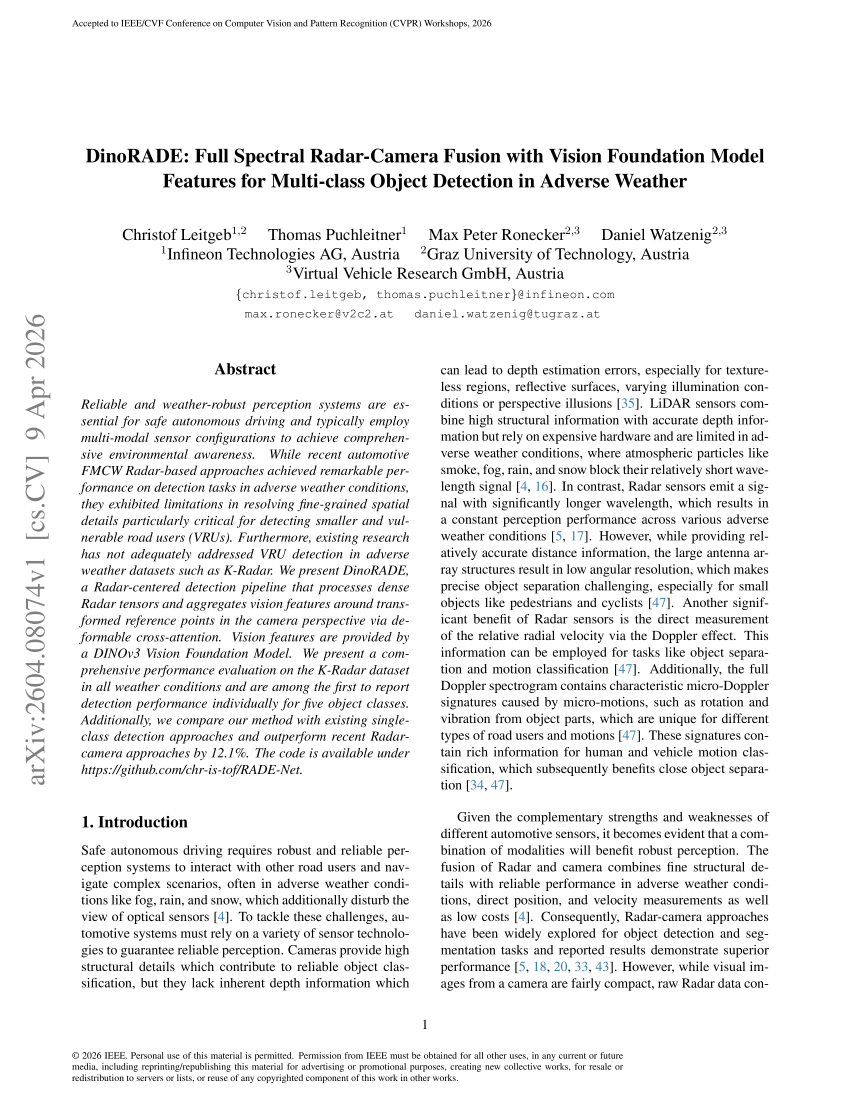
#> input picture skills/group5 张司扬 何瑞敏 叶敦毅 openclaw4ppt/examples/outputs/Dark-ISP/paper_pages/page001.png, 2550 x 3300 px (shown at 1/3 size); its folder holds only this picture in this run
$ python make_contact_sheet.py
#> lines starting #> are read from the running program, lines starting #| are printed output that depends on the picture
#!/usr/bin/env python3
import argparse
import math
import re
from pathlib import Path

from PIL import Image, ImageDraw


PAGE_RE = re.compile(r"page[-]?(\d+)")


def page_number(path):
    match = PAGE_RE.match(path.stem)
    if match:
        return int(match.group(1))
    return 10**9


def main():
    parser = argparse.ArgumentParser()
    parser.add_argument("--pages_dir", default="outputs/paper_pages")
    parser.add_argument("--out", default="outputs/paper_pages/contact_sheet.png")
    parser.add_argument("--thumb_width", type=int, default=320)
    parser.add_argument("--cols", type=int, default=3)
    args = parser.parse_args()

    pages_dir = Path(args.pages_dir)
    files = sorted(list(pages_dir.glob("page-*.png")) + list(pages_dir.glob("page0*.png")), key=page_number)

    if not files:
        raise FileNotFoundError(f"No page-*.png found in {pages_dir}")

    thumbs = []
    for page_path in files:
        img = Image.open(page_path).convert("RGB")
#> img is the input picture: PIL image 2550x3300 RGB; mean R, G, B 238.2, 238.2, 238.2
        ratio = args.thumb_width / img.width
#> ratio = 0.125
        thumb = img.resize((args.thumb_width, int(img.height * ratio)))
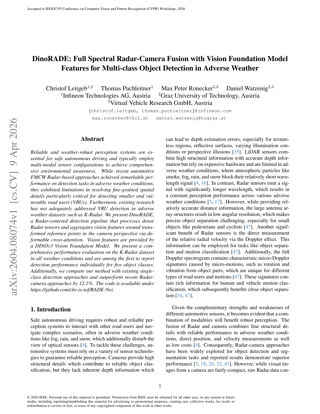
#> thumb: PIL image 320x414 RGB; mean R, G, B 237.6, 237.7, 237.7
        thumbs.append((page_path, thumb))

    pad = 30
    label_h = 30
    cols = args.cols
    rows = math.ceil(len(thumbs) / cols)
#> rows = 1

    cell_w = args.thumb_width + pad
    cell_h = max(thumb.height for _, thumb in thumbs) + label_h + pad
#> cell_h = 474

    sheet = Image.new("RGB", (cols * cell_w + pad, rows * cell_h + pad), "white")
#> sheet: PIL image 1080x504 RGB; every value is 255
    draw = ImageDraw.Draw(sheet)

    for idx, (page_path, thumb) in enumerate(thumbs):
        row = idx // cols
        col = idx % cols
        x = pad + col * cell_w
        y = pad + row * cell_h
        sheet.paste(thumb, (x, y + label_h))
        draw.text((x, y), f"Page {page_number(page_path)}", fill="black")
#> this loop made 1 pass
#> (row, col, x, y) on pass 1: (0, 0, 30, 30)
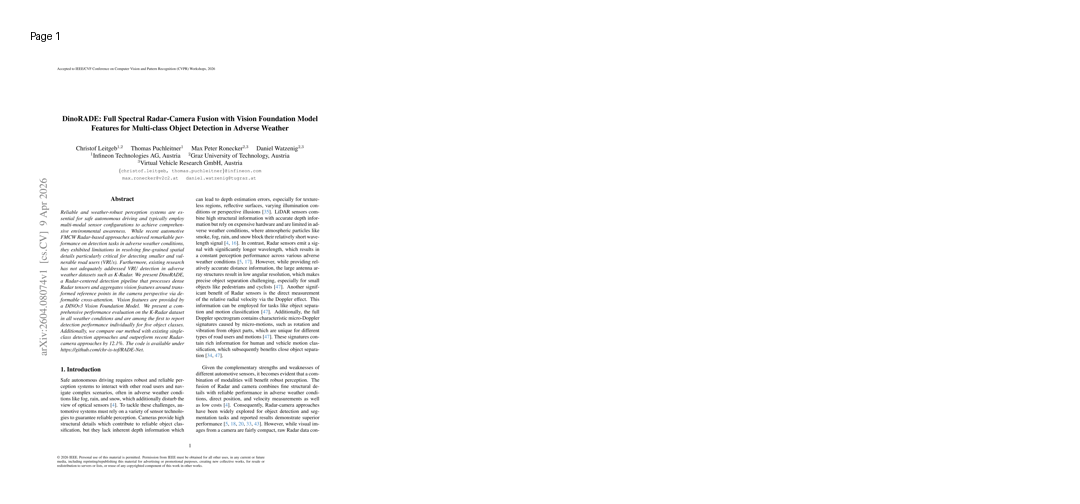
#> sheet: PIL image 1080x504 RGB; mean R, G, B 250.7, 250.7, 250.8

    out = Path(args.out)
    out.parent.mkdir(parents=True, exist_ok=True)
    sheet.save(out)
    print(f"[INFO] Saved contact sheet: {out}")


if __name__ == "__main__":
    main()

$ run again, on skills/group5 张司扬 何瑞敏 叶敦毅 openclaw4ppt/examples/outputs/Dark-ISP/paper_pages/page005.png
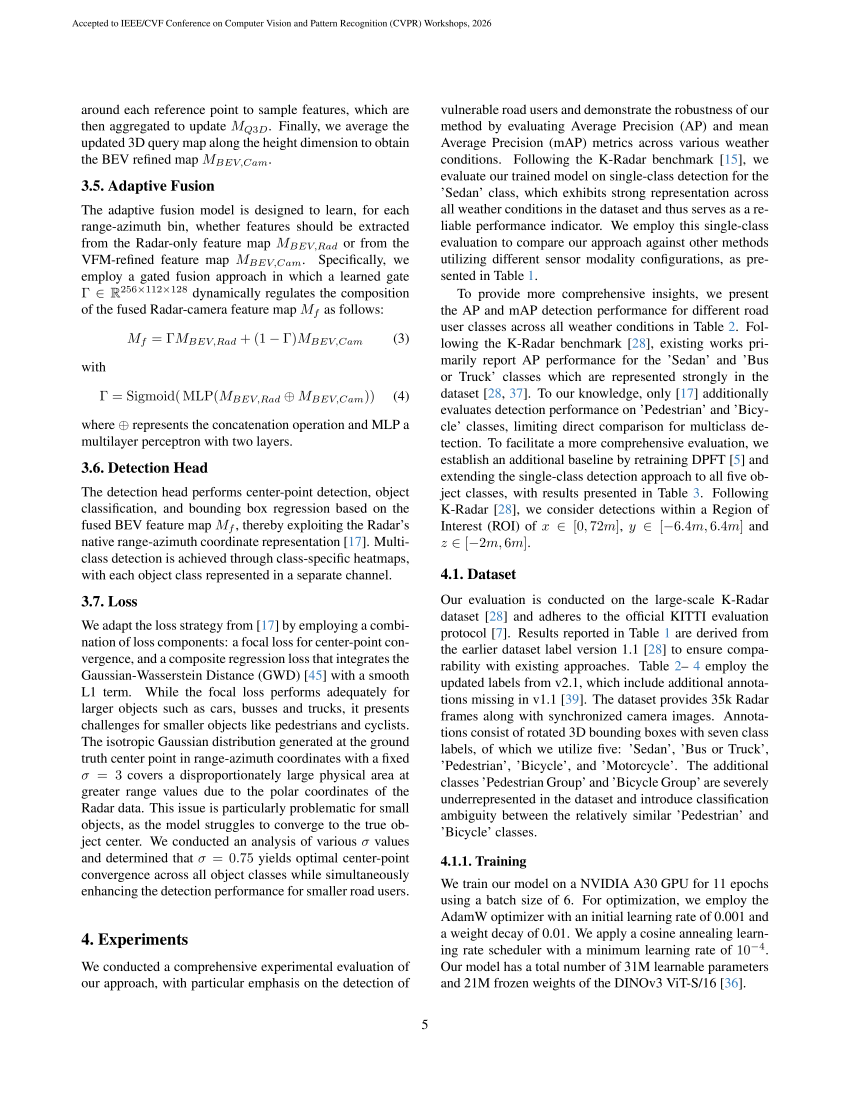
#> input picture skills/group5 张司扬 何瑞敏 叶敦毅 openclaw4ppt/examples/outputs/Dark-ISP/paper_pages/page005.png, 2550 x 3300 px (shown at 1/3 size)
#> in main, img is the input picture: PIL image 2550x3300 RGB; mean R, G, B 237.8, 237.8, 237.9
#> in main, `thumb = img.resize((args.thumb_width, int(img.height * ratio)))`:
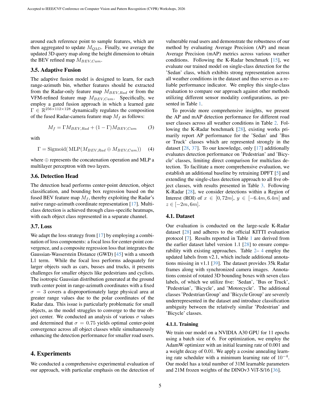
#> thumb: PIL image 320x414 RGB; mean R, G, B 237.2, 237.3, 237.3
#> rows = 1
#> cell_h = 474
#> the loop in main, `for idx, (page_path, thumb) in enumerate(thumbs):` made 1 pass
#> (row, col, x, y) on pass 1: (0, 0, 30, 30)
#> after the loop in main, `for idx, (page_path, thumb) in enumerate(thumbs):`:
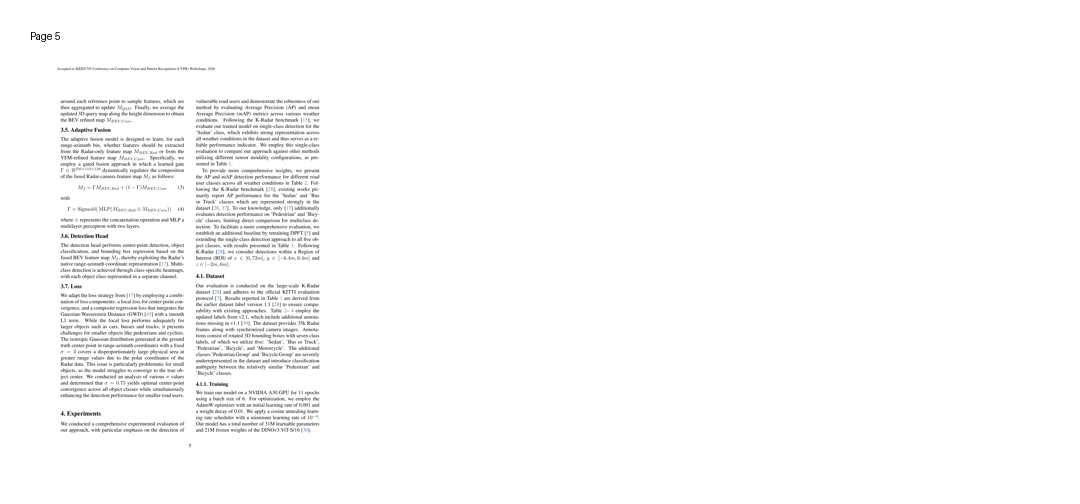
#> sheet: PIL image 1080x504 RGB; mean R, G, B 250.6, 250.6, 250.7

$ run again, on skills/group5 张司扬 何瑞敏 叶敦毅 openclaw4ppt/examples/outputs/Dark-ISP/paper_pages/page006.png
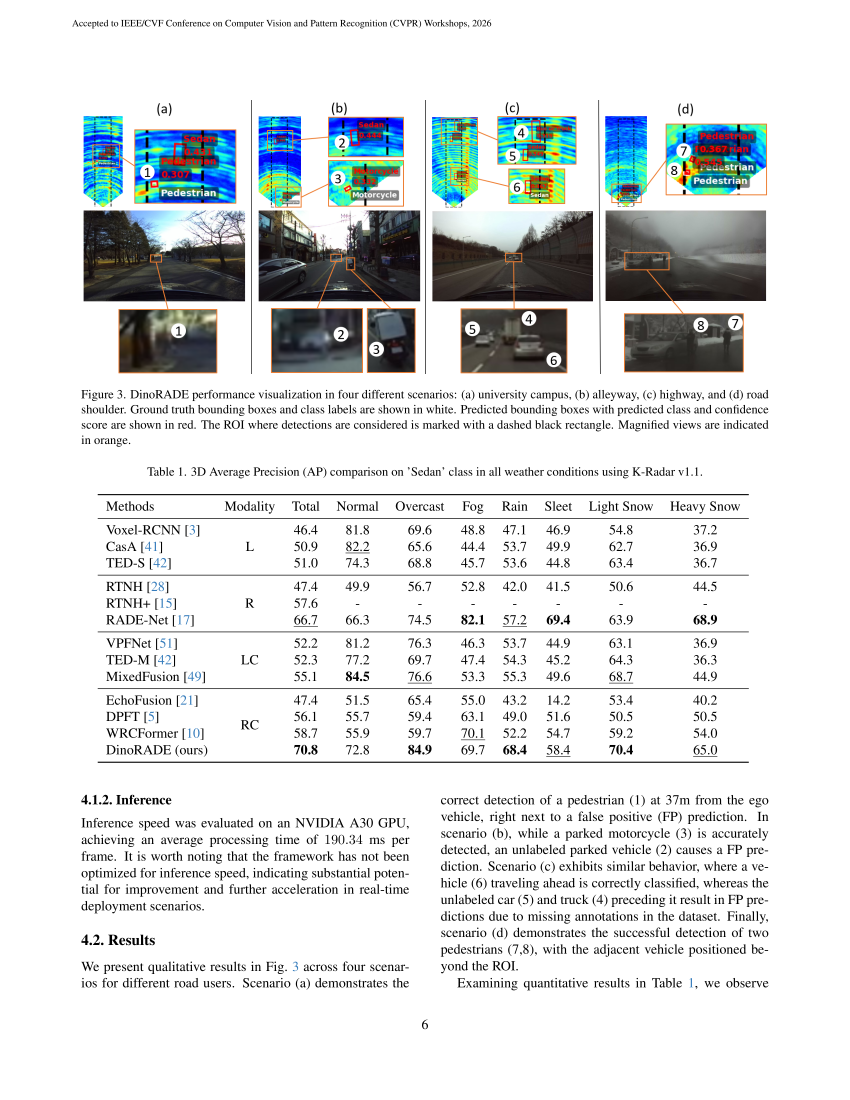
#> input picture skills/group5 张司扬 何瑞敏 叶敦毅 openclaw4ppt/examples/outputs/Dark-ISP/paper_pages/page006.png, 2550 x 3300 px (shown at 1/3 size)
#> in main, img is the input picture: PIL image 2550x3300 RGB; mean R, G, B 222, 225.2, 225.7
#> in main, `thumb = img.resize((args.thumb_width, int(img.height * ratio)))`:
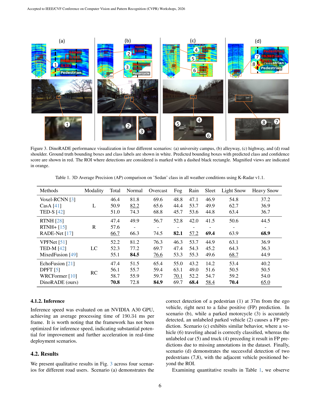
#> thumb: PIL image 320x414 RGB; mean R, G, B 221.6, 224.7, 225.2
#> rows = 1
#> cell_h = 474
#> the loop in main, `for idx, (page_path, thumb) in enumerate(thumbs):` made 1 pass
#> (row, col, x, y) on pass 1: (0, 0, 30, 30)
#> after the loop in main, `for idx, (page_path, thumb) in enumerate(thumbs):`:
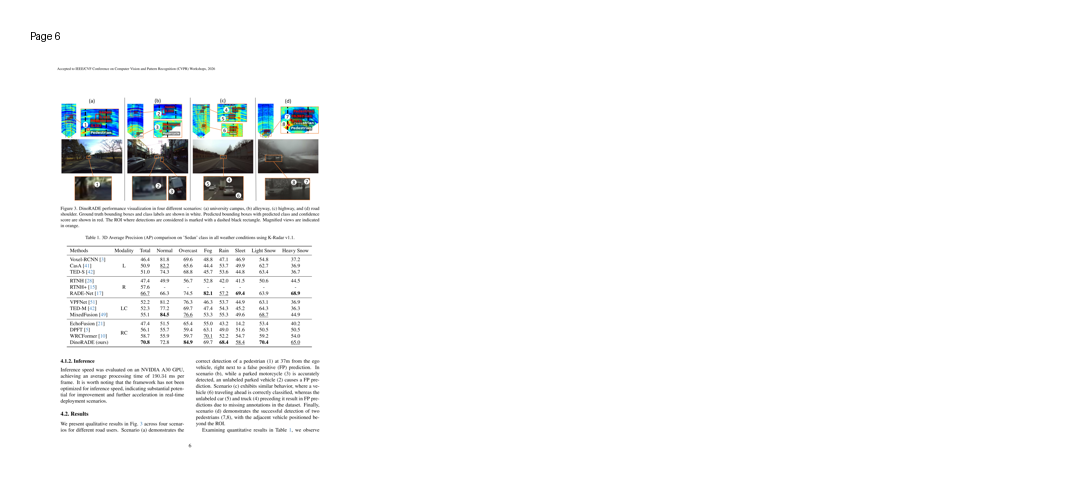
#> sheet: PIL image 1080x504 RGB; mean R, G, B 246.8, 247.6, 247.7

$ run again, on skills/group5 张司扬 何瑞敏 叶敦毅 openclaw4ppt/examples/outputs/Dark-ISP/paper_pages/page007.png
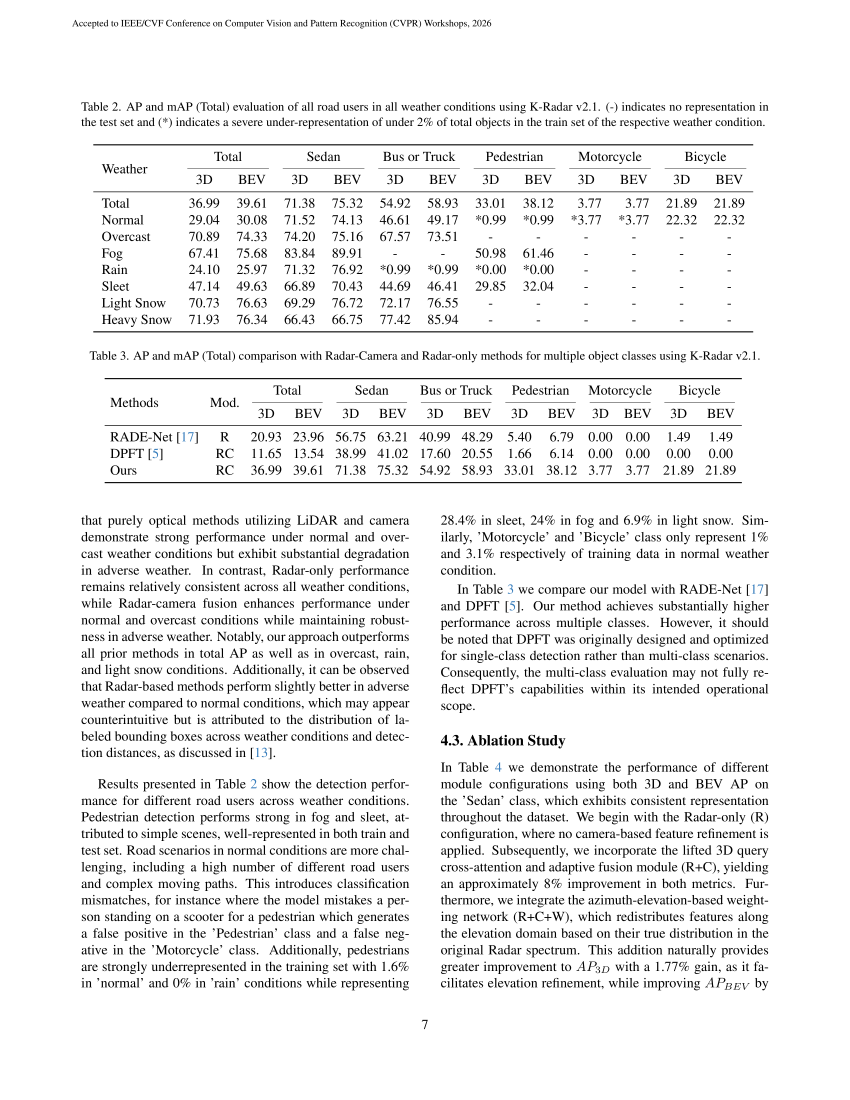
#> input picture skills/group5 张司扬 何瑞敏 叶敦毅 openclaw4ppt/examples/outputs/Dark-ISP/paper_pages/page007.png, 2550 x 3300 px (shown at 1/3 size)
#> in main, img is the input picture: PIL image 2550x3300 RGB; mean R, G, B 239.2, 239.2, 239.2
#> in main, `thumb = img.resize((args.thumb_width, int(img.height * ratio)))`:
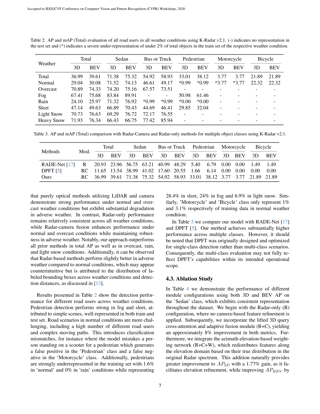
#> thumb: PIL image 320x414 RGB; mean R, G, B 238.6, 238.6, 238.7
#> rows = 1
#> cell_h = 474
#> the loop in main, `for idx, (page_path, thumb) in enumerate(thumbs):` made 1 pass
#> (row, col, x, y) on pass 1: (0, 0, 30, 30)
#> after the loop in main, `for idx, (page_path, thumb) in enumerate(thumbs):`:
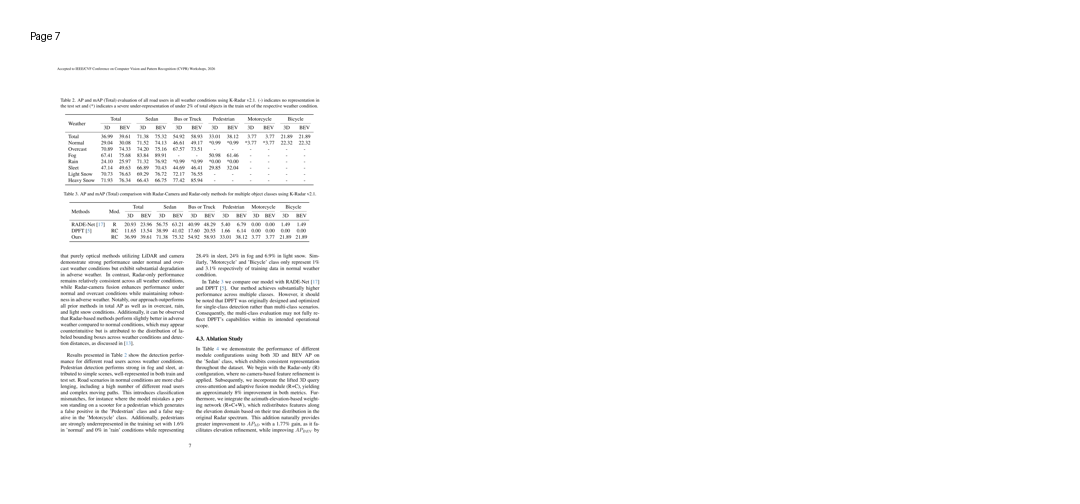
#> sheet: PIL image 1080x504 RGB; mean R, G, B 251, 251, 251

$ run again, on skills/group5 张司扬 何瑞敏 叶敦毅 openclaw4ppt/examples/outputs/Dark-ISP/paper_pages/page002.png
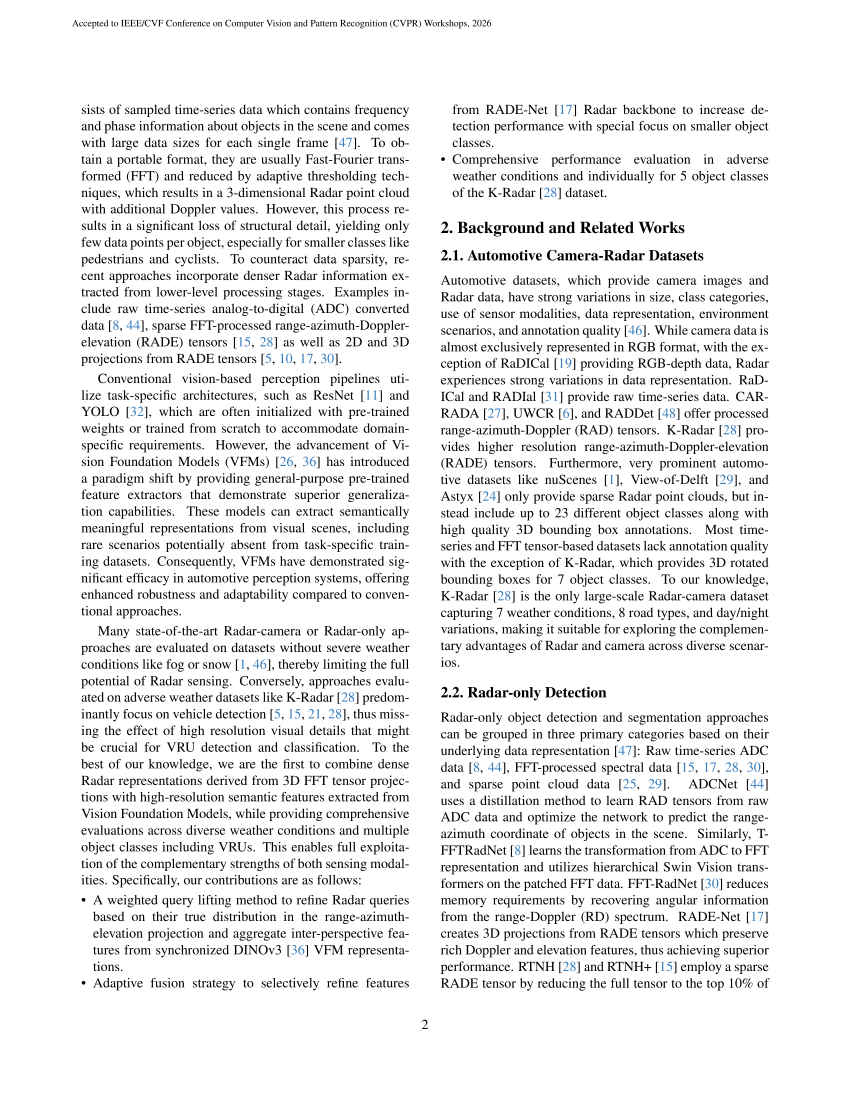
#> input picture skills/group5 张司扬 何瑞敏 叶敦毅 openclaw4ppt/examples/outputs/Dark-ISP/paper_pages/page002.png, 2550 x 3300 px (shown at 1/3 size)
#> in main, img is the input picture: PIL image 2550x3300 RGB; mean R, G, B 235.5, 235.6, 235.7
#> in main, `thumb = img.resize((args.thumb_width, int(img.height * ratio)))`:
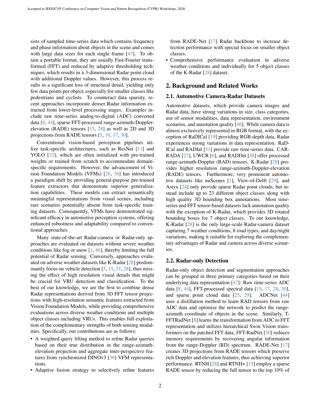
#> thumb: PIL image 320x414 RGB; mean R, G, B 234.8, 234.9, 235
#> rows = 1
#> cell_h = 474
#> the loop in main, `for idx, (page_path, thumb) in enumerate(thumbs):` made 1 pass
#> (row, col, x, y) on pass 1: (0, 0, 30, 30)
#> after the loop in main, `for idx, (page_path, thumb) in enumerate(thumbs):`:
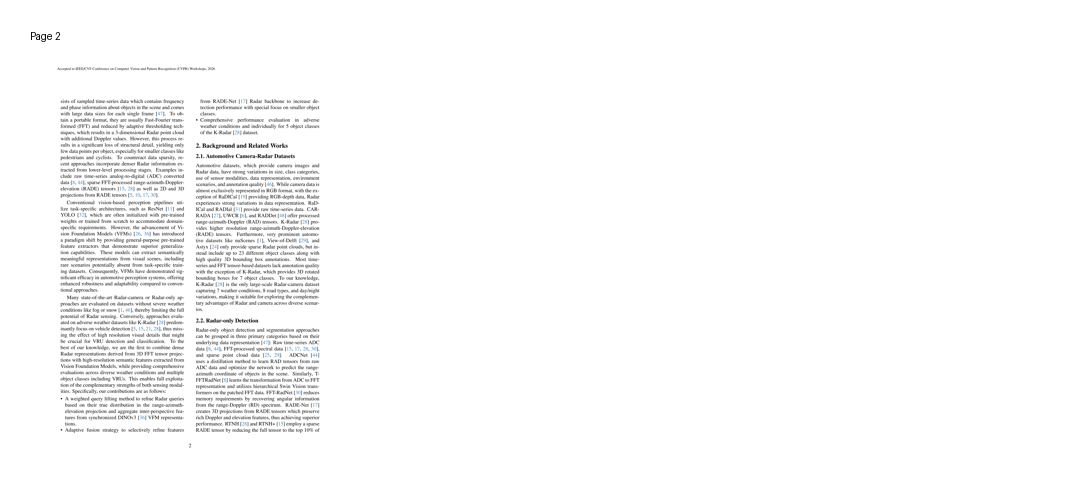
#> sheet: PIL image 1080x504 RGB; mean R, G, B 250, 250.1, 250.1
